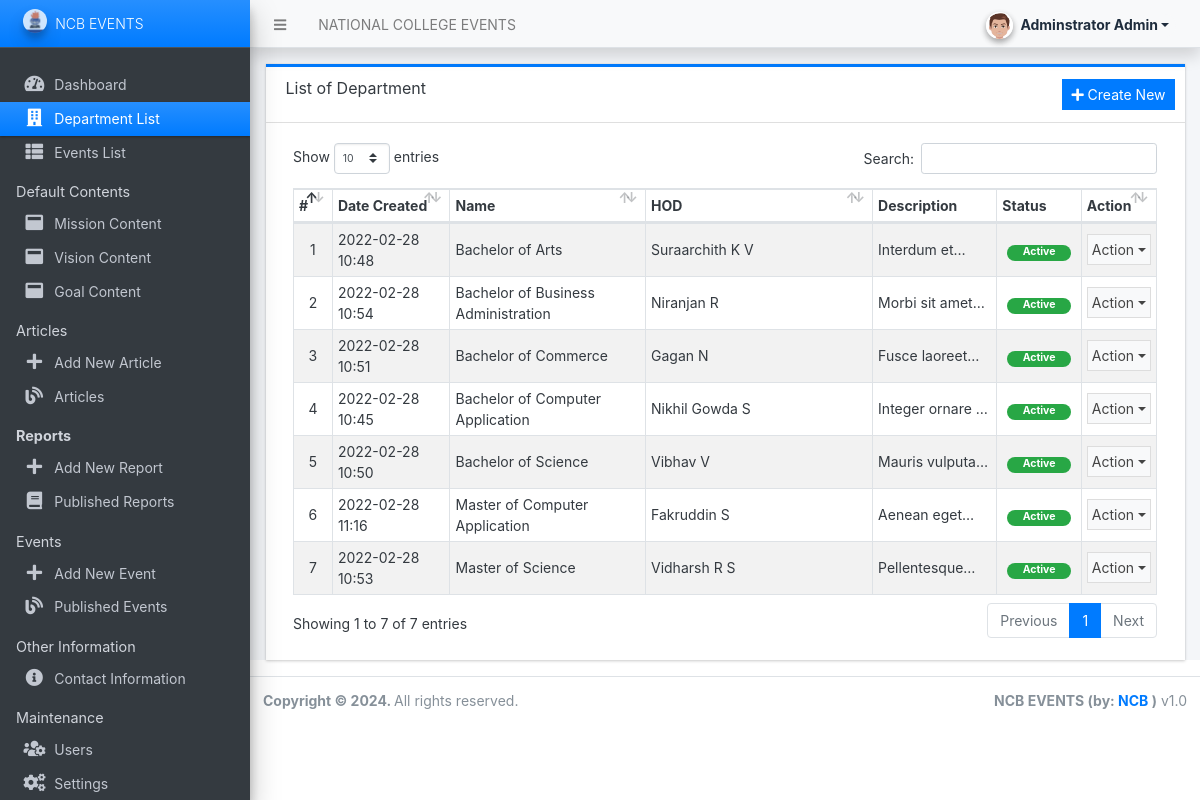
/admin/?page=departments (signed in), run on the app's committed database.
### tables this page shows
CREATE TABLE `department_list` (
  `id` int(30) NOT NULL,
  `d_name` text NOT NULL,
  `HOD` varchar(30) NOT NULL,
  `description` text NOT NULL,
  `status` tinyint(1) NOT NULL DEFAULT 1,
  `delete_flag` tinyint(1) NOT NULL DEFAULT 0,
  `date_created` datetime NOT NULL DEFAULT current_timestamp(),
  `date_updated` datetime DEFAULT NULL ON UPDATE current_timestamp()
);

### admin/departments/index.php (the view, shortened to what this page needs)
<div class="card card-outline rounded-0 card-primary">
	<div class="card-header">
		<h3 class="card-title">List of Department</h3>
		<div class="card-tools">
			<a href="javascript:void(0)" id="create_new" class="btn btn-flat btn-sm btn-primary"><span class="fas fa-plus"></span>  Create New</a>
		</div>
	</div>
	<div class="card-body">
        <div class="container-fluid">
			<table class="table table-hover table-striped table-bordered" id="list">
				<colgroup>
					<col width="5%">
					<col width="15%">
					<col width="25%">
					<col width="30%">
					<col width="15%">
					<col width="15%">
				</colgroup>
				<thead>
					<tr>
						<th>#</th>
						<th>Date Created</th>
						<th>Name</th>
						<th>HOD</th>
						<th>Description</th>
						<th>Status</th>
						<th>Action</th>
					</tr>
				</thead>
				<tbody>
					<?php
					$i = 1;
						$qry = $conn->query("SELECT * from `department_list` where delete_flag = 0 order by `d_name` asc ");
						while($row = $qry->fetch_assoc()):
					?>
						<tr>
							<td class="text-center"><?php echo $i++; ?></td>
							<td><?php echo date("Y-m-d H:i",strtotime($row['date_created'])) ?></td>
							<td><?php echo $row['d_name'] ?></td>
							<td><?php echo $row['HOD'] ?></td>
							<td ><p class="m-0 truncate-1"><?= $row['description'] ?></p></td>
							<td class="text-center">
                                <?php if($row['status'] == 1): ?>
                                    <span class="badge badge-success px-3 rounded-pill">Active</span>
                                <?php else: ?>
                                    <span class="badge badge-danger px-3 rounded-pill">Inactive</span>
                                <?php endif; ?>
                            </td>
							<td align="center">
								 <button type="button" class="btn btn-flat p-1 btn-default btn-sm dropdown-toggle dropdown-icon" data-toggle="dropdown">
				                  		Action
				                  </button>
							</td>
						</tr>
					<?php endwhile; ?>
				</tbody>
			</table>
		</div>
	</div>
</div>

### data on the page
department_list: date_created "2022-02-28 10:48", d_name "Bachelor of Arts", HOD "Suraarchith K V", description "Interdum…", status "Active"
department_list: date_created "2022-02-28 10:54", d_name "Bachelor of Business Administration", HOD "Niranjan R", description "Morbi sit…", status "Active"
department_list: date_created "2022-02-28 10:51", d_name "Bachelor of Commerce", HOD "Gagan N", description "Fusce…", status "Active"
department_list: date_created "2022-02-28 10:45", d_name "Bachelor of Computer Application", HOD "Nikhil Gowda S", description "Integer ornare…", status "Active"
department_list: date_created "2022-02-28 10:50", d_name "Bachelor of Science", HOD "Vibhav V", description "Mauris…", status "Active"
department_list: date_created "2022-02-28 11:16", d_name "Master of Computer Application", HOD "Fakruddin S", description "Aenean…", status "Active"
department_list: date_created "2022-02-28 10:53", d_name "Master of Science", HOD "Vidharsh R S", status "Active"

### other printed values
$_settings->info('name') "NATIONAL COLLEGE EVENTS"
$_settings->userdata('firstname').' '.$_settings->userdata('lastname') "Adminstrator Admin"
$_settings->info('short_name') "NCB EVENTS"
